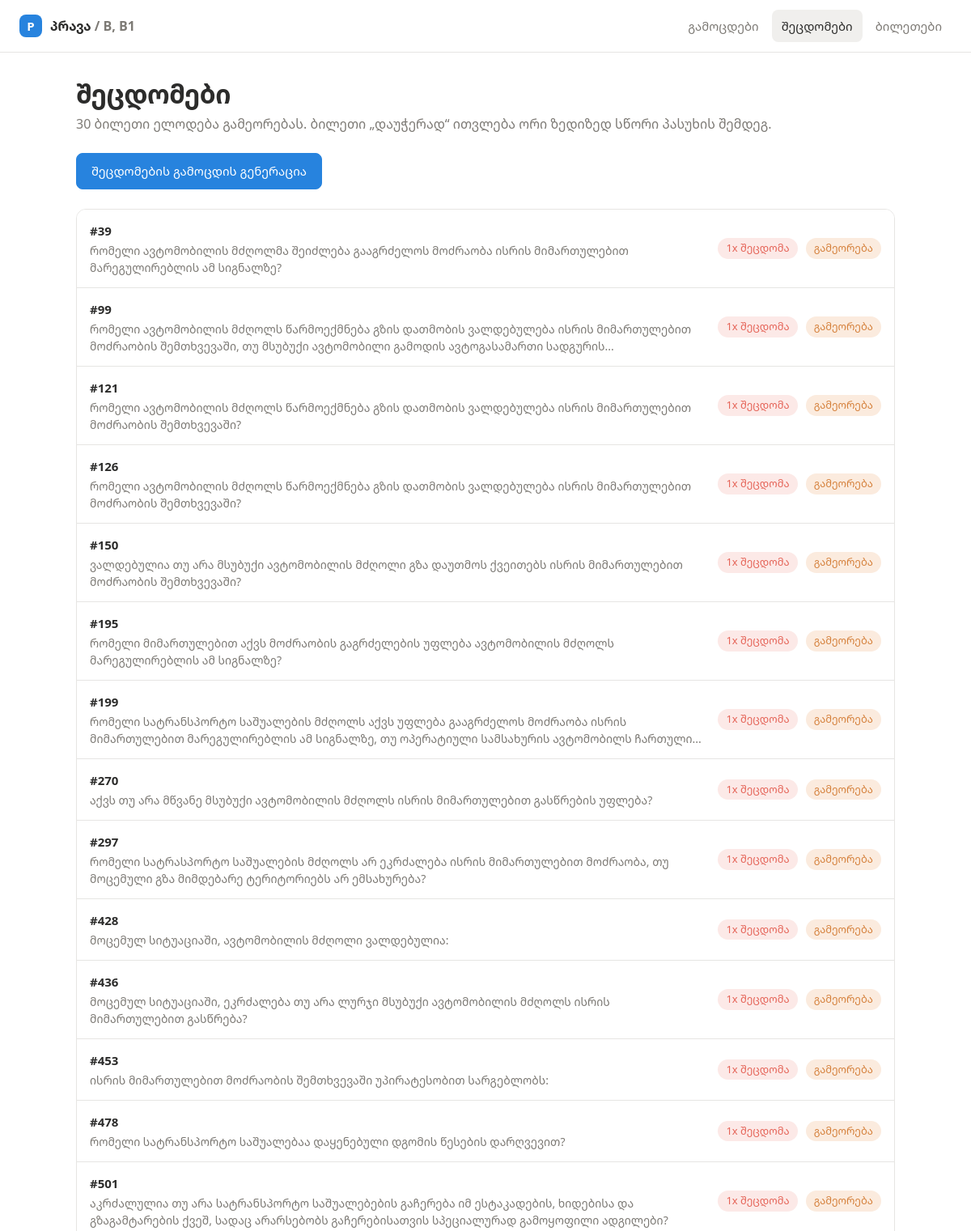
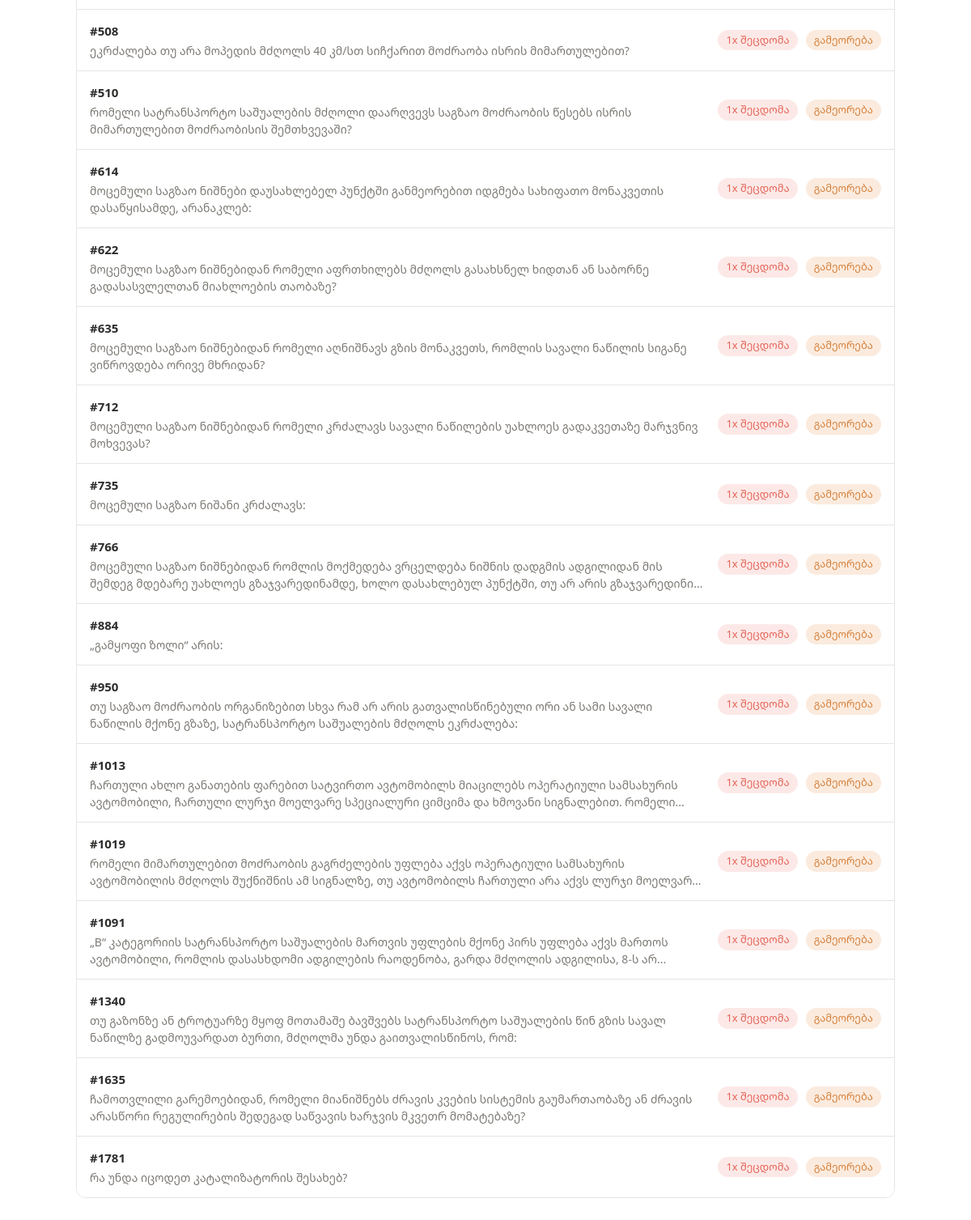
/mistakes, run on the app's committed database (2 pictures, top to bottom).
### tables this page shows
CREATE TABLE ticket_stats (
    ticket_id      INTEGER PRIMARY KEY REFERENCES tickets(id),
    seen           INTEGER NOT NULL DEFAULT 0,
    wrong          INTEGER NOT NULL DEFAULT 0,
    right_count    INTEGER NOT NULL DEFAULT 0,
    correct_streak INTEGER NOT NULL DEFAULT 0,
    mastered       INTEGER NOT NULL DEFAULT 0,
    last_seen      TEXT
);

CREATE TABLE tickets (
    id            INTEGER PRIMARY KEY,          -- ticket number on teoria.on.ge
    category      TEXT    NOT NULL DEFAULT 'B',
    question      TEXT    NOT NULL,
    answers_json  TEXT    NOT NULL,             -- JSON array of answer strings
    correct_index INTEGER,                      -- 0-based; NULL = unknown (needs scraping fix)
    image         TEXT,                         -- relative path under static/, or NULL
    layout        TEXT,                         -- site layout classes: cutoff-N answers-num-N ...
    explanation   TEXT,
    source_url    TEXT,
    imported_at   TEXT
);

### app.py (the view)
@app.get("/mistakes")
def mistakes():
    with db.connect() as conn:
        rows = conn.execute(
            """
            SELECT t.*, s.wrong, s.seen, s.correct_streak, s.mastered, s.last_seen
            FROM ticket_stats s JOIN tickets t ON t.id = s.ticket_id
            WHERE s.wrong > 0
            ORDER BY s.mastered ASC, s.wrong DESC, t.id
            """
        ).fetchall()
        pending = len(exams.mistake_pool(conn))
    items = [{**db.ticket_row_to_dict(r)} for r in rows]
    return render_template("mistakes.html", items=items, pending=pending)

### app.py (called while the page is built)
@app.before_request
def ensure_db() -> None:
    db.init_db()

### db.py (called while the page is built)
def connect() -> sqlite3.Connection:
    conn = sqlite3.connect(DB_PATH)
    conn.row_factory = sqlite3.Row
    conn.execute("PRAGMA foreign_keys = ON")
    return conn

def _migrate(conn: sqlite3.Connection) -> None:
    for table, columns in MIGRATIONS.items():
        have = {r["name"] for r in conn.execute(f"PRAGMA table_info({table})")}
        for name, decl in columns.items():
            if name not in have:
                conn.execute(f"ALTER TABLE {table} ADD COLUMN {name} {decl}")

def init_db() -> None:
    DB_PATH.parent.mkdir(parents=True, exist_ok=True)
    with connect() as conn:
        conn.executescript(SCHEMA_PATH.read_text(encoding="utf-8"))
        _migrate(conn)

def ticket_row_to_dict(row: sqlite3.Row) -> dict:
    data = dict(row)
    data["answers"] = json.loads(data.pop("answers_json"))
    return data

### exams.py (called while the page is built)
def mistake_pool(conn: sqlite3.Connection) -> list[int]:
    rows = conn.execute(
        """
        SELECT ticket_id FROM ticket_stats
        WHERE wrong > 0 AND mastered = 0
        ORDER BY wrong DESC, correct_streak ASC, last_seen ASC
        """
    ).fetchall()
    return [r["ticket_id"] for r in rows]

### templates/mistakes.html (shortened to what this page needs)
{% extends "base.html" %}
{% set active = 'mistakes' %}
{% block content %}
<div class="page-head">
  <div>
    <h1>შეცდომები</h1>
    <p class="sub">{{ pending }} ბილეთი ელოდება გამეორებას. ბილეთი „დაუჭერად“ ითვლება ორი ზედიზედ სწორი პასუხის შემდეგ.</p>
  </div>
  <form method="post" action="{{ url_for('new_review') }}">
    <button class="btn btn-primary" {{ 'disabled' if not pending }}>შეცდომების გამოცდის გენერაცია</button>
  </form>
</div>
<div class="list">
  {% for t in items %}
  <div class="row">
    <div class="row-main">
      <b>#{{ t.id }}</b>
      <p>{{ t.question }}</p>
    </div>
    <div class="row-side">
      <span class="chip chip-fail">{{ t.wrong }}x შეცდომა</span>
      {% if t.mastered %}<span class="chip chip-pass">დაუჭერა</span>
      {% else %}<span class="chip chip-warn">გამეორება</span>{% endif %}
    </div>
  </div>
  {% endfor %}
</div>
{% endblock %}

### static/css/app.css (style rules this page uses)
:root { --text: #2C2C2B; --muted: #7D7A75; --canvas: #FFFFFF; --soft: #F9F8F7; --surface2: #F0EFED; --border: #E6E5E3; --blue: #2783DE; --blue-soft: #E5F2FC; --green: #46A171; --green-soft: #E8F1EC; --orange: #D5803B; --orange-soft: #FBEBDE; --red: #E56458; --red-soft: #FCE9E7; --radius: 8px; --radius-lg: 12px; --shadow: 0 1px 2px rgba(0,0,0,.05), 0 4px 12px rgba(0,0,0,.04); --font: 'BPG Arial', 'Noto Sans Georgian', 'Droid Sans Georgian', 'Segoe UI', system-ui, -apple-system, Arial, sans-serif; }
* { box-sizing: border-box; }
html, body { margin: 0; padding: 0; }
body { background: var(--canvas); color: var(--text); font-family: var(--font); font-size: 16px; line-height: 1.5; -webkit-font-smoothing: antialiased; }
.page-head { display: flex; align-items: flex-end; justify-content: space-between; gap: 24px; flex-wrap: wrap; margin-bottom: 24px; }
h1 { font-size: 32px; line-height: 1.2; margin: 0 0 6px; letter-spacing: -.01em; }
.sub { color: var(--muted); margin: 0; }
.btn { display: inline-flex; align-items: center; justify-content: center; gap: 8px; min-height: 44px; padding: 10px 18px; border-radius: var(--radius); border: 1px solid var(--border); background: var(--canvas); color: var(--text); font: inherit; font-size: 15px; cursor: pointer; transition: .15s ease; }
.btn-primary { background: var(--blue); border-color: var(--blue); color: #fff; font-weight: 500; }
.chip { display: inline-flex; align-items: center; gap: 6px; padding: 3px 10px; border-radius: 999px; font-size: 13px; font-weight: 500; background: var(--surface2); color: var(--muted); }
.chip-fail { background: var(--red-soft); color: var(--red); }
.chip-warn { background: var(--orange-soft); color: var(--orange); }
.list { display: flex; flex-direction: column; border: 1px solid var(--border); border-radius: var(--radius-lg); overflow: hidden; }
.row { display: flex; align-items: center; justify-content: space-between; gap: 16px; padding: 14px 16px; border-bottom: 1px solid var(--border); background: var(--canvas); }
.row:last-child { border-bottom: none; }
.row-main { min-width: 0; }
.row-main b { font-size: 15px; }
.row-main p { margin: 2px 0 0; color: var(--muted); font-size: 14px; overflow: hidden; text-overflow: ellipsis; display: -webkit-box; -webkit-line-clamp: 2; -webkit-box-orient: vertical; }
.row-side { display: flex; align-items: center; gap: 10px; flex: none; }

### data on the page
ticket_stats: id "39", question "რომელი ავტომობილის მძღოლმა შეიძლება გააგრძელოს მოძრაობა ისრის მიმართულებით მარეგულირებლის ამ სიგნალზე?", wrong "1", mastered "გამეორება"
ticket_stats: id "99", question "რომელი ავტომობილის მძღოლს წარმოექმნება გზის დათმობის ვალდებულება ისრის მიმართულებით მოძრაობის შემთხვევაში, თუ მსუბუქი ავტომობილი გამოდის ავტოგასამართი…", wrong "1", mastered "გამეორება"
ticket_stats: id "121", question "რომელი ავტომობილის მძღოლს წარმოექმნება გზის დათმობის ვალდებულება ისრის მიმართულებით მოძრაობის შემთხვევაში?", wrong "1", mastered "გამეორება"
ticket_stats: id "126", question "რომელი ავტომობილის მძღოლს წარმოექმნება გზის დათმობის ვალდებულება ისრის მიმართულებით მოძრაობის შემთხვევაში?", wrong "1", mastered "გამეორება"
ticket_stats: id "150", question "ვალდებულია თუ არა მსუბუქი ავტომობილის მძღოლი გზა დაუთმოს ქვეითებს ისრის მიმართულებით მოძრაობის შემთხვევაში?", wrong "1", mastered "გამეორება"
ticket_stats: id "195", question "რომელი მიმართულებით აქვს მოძრაობის გაგრძელების უფლება ავტომობილის მძღოლს მარეგულირებლის ამ სიგნალზე?", wrong "1", mastered "გამეორება"
ticket_stats: id "199", question "რომელი სატრანსპორტო საშუალების მძღოლს აქვს უფლება გააგრძელოს მოძრაობა ისრის მიმართულებით მარეგულირებლის ამ სიგნალზე, თუ ოპერატიული სამსახურის ავტომობილს…", wrong "1", mastered "გამეორება"
ticket_stats: id "270", question "აქვს თუ არა მწვანე მსუბუქი ავტომობილის მძღოლს ისრის მიმართულებით გასწრების უფლება?", wrong "1", mastered "გამეორება"
ticket_stats: id "297", question "რომელი სატრასპორტო საშუალების მძღოლს არ ეკრძალება ისრის მიმართულებით მოძრაობა, თუ მოცემული გზა მიმდებარე ტერიტორიებს არ ემსახურება?", wrong "1", mastered "გამეორება"
ticket_stats: id "428", question "მოცემულ სიტუაციაში, ავტომობილის მძღოლი ვალდებულია:", wrong "1", mastered "გამეორება"
ticket_stats: id "436", question "მოცემულ სიტუაციაში, ეკრძალება თუ არა ლურჯი მსუბუქი ავტომობილის მძღოლს ისრის მიმართულებით გასწრება?", wrong "1", mastered "გამეორება"
ticket_stats: id "453", question "ისრის მიმართულებით მოძრაობის შემთხვევაში უპირატესობით სარგებლობს:", wrong "1", mastered "გამეორება"
ticket_stats: id "478", question "რომელი სატრანსპორტო საშუალებაა დაყენებული დგომის წესების დარღვევით?", wrong "1", mastered "გამეორება"
ticket_stats: id "501", question "აკრძალულია თუ არა სატრანსპორტო საშუალებების გაჩერება იმ ესტაკადების, ხიდებისა და გზაგამტარების ქვეშ, სადაც არარსებობს გაჩერებისათვის სპეციალურად გამოყოფილი ადგილები?", wrong "1", mastered "გამეორება"
ticket_stats: id "508", question "ეკრძალება თუ არა მოპედის მძღოლს 40 კმ/სთ სიჩქარით მოძრაობა ისრის მიმართულებით?", wrong "1", mastered "გამეორება"
ticket_stats: id "510", question "რომელი სატრანსპორტო საშუალების მძღოლი დაარღვევს საგზაო მოძრაობის წესებს ისრის მიმართულებით მოძრაობისის შემთხვევაში?", wrong "1", mastered "გამეორება"
ticket_stats: id "614", question "მოცემული საგზაო ნიშნები დაუსახლებელ პუნქტში განმეორებით იდგმება სახიფათო მონაკვეთის დასაწყისამდე, არანაკლებ:", wrong "1", mastered "გამეორება"
ticket_stats: id "622", question "მოცემული საგზაო ნიშნებიდან რომელი აფრთხილებს მძღოლს გასახსნელ ხიდთან ან საბორნე გადასასვლელთან მიახლოების თაობაზე?", wrong "1", mastered "გამეორება"
ticket_stats: id "635", question "მოცემული საგზაო ნიშნებიდან რომელი აღნიშნავს გზის მონაკვეთს, რომლის სავალი ნაწილის სიგანე ვიწროვდება ორივე მხრიდან?", wrong "1", mastered "გამეორება"
ticket_stats: id "712", question "მოცემული საგზაო ნიშნებიდან რომელი კრძალავს სავალი ნაწილების უახლოეს გადაკვეთაზე მარჯვნივ მოხვევას?", wrong "1", mastered "გამეორება"
ticket_stats: id "735", question "მოცემული საგზაო ნიშანი კრძალავს:", wrong "1", mastered "გამეორება"
ticket_stats: id "766", question "მოცემული საგზაო ნიშნებიდან რომლის მოქმედება ვრცელდება ნიშნის დადგმის ადგილიდან მის შემდეგ მდებარე უახლოეს გზაჯვარედინამდე, ხოლო დასახლებულ პუნქტში, თუ არ არის გზაჯვარედინი…", wrong "1", mastered "გამეორება"
ticket_stats: id "884", question "„გამყოფი ზოლი“ არის:", wrong "1", mastered "გამეორება"
ticket_stats: id "950", question "თუ საგზაო მოძრაობის ორგანიზებით სხვა რამ არ არის გათვალისწინებული ორი ან სამი სავალი ნაწილის მქონე გზაზე, სატრანსპორტო საშუალების მძღოლს ეკრძალება:", wrong "1", mastered "გამეორება"
ticket_stats: id "1013", question "ჩართული ახლო განათების ფარებით სატვირთო ავტომობილს მიაცილებს ოპერატიული სამსახურის ავტომობილი, ჩართული ლურჯი მოელვარე სპეციალური ციმციმა და ხმოვანი სიგნალებით.…", wrong "1", mastered "გამეორება"
ticket_stats: id "1019", question "რომელი მიმართულებით მოძრაობის გაგრძელების უფლება აქვს ოპერატიული სამსახურის ავტომობილის მძღოლს შუქნიშნის ამ სიგნალზე, თუ ავტომობილს ჩართული არა აქვს ლურჯი…", wrong "1", mastered "გამეორება"
ticket_stats: id "1091", question "„B“ კატეგორიის სატრანსპორტო საშუალების მართვის უფლების მქონე პირს უფლება აქვს მართოს ავტომობილი, რომლის დასასხდომი ადგილების რაოდენობა, გარდა მძღოლის ადგილისა, 8-ს…", wrong "1", mastered "გამეორება"
ticket_stats: id "1340", question "თუ გაზონზე ან ტროტუარზე მყოფ მოთამაშე ბავშვებს სატრანსპორტო საშუალების წინ გზის სავალ ნაწილზე გადმოუვარდათ ბურთი, მძღოლმა უნდა გაითვალისწინოს, რომ:", wrong "1", mastered "გამეორება"
ticket_stats: id "1635", question "ჩამოთვლილი გარემოებიდან, რომელი მიანიშნებს ძრავის კვების სისტემის გაუმართაობაზე ან ძრავის არასწორი რეგულირების შედეგად საწვავის ხარჯვის მკვეთრ მომატებაზე?", wrong "1", mastered "გამეორება"
ticket_stats: id "1781", question "რა უნდა იცოდეთ კატალიზატორის შესახებ?", wrong "1", mastered "გამეორება"

### other printed values
{{ pending }} "30"
